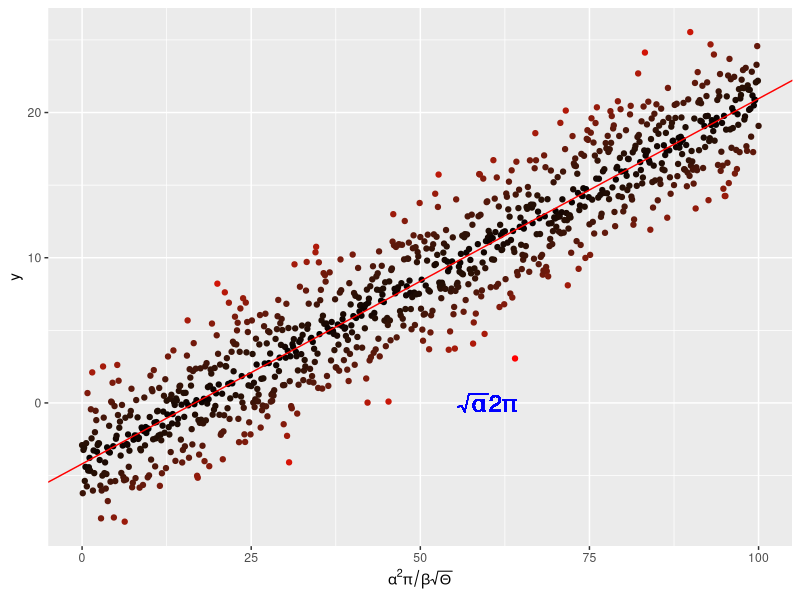

R code for this plot:
require(ggplot2)

x <- seq(0, 100, by = 0.1)
y <- -4. + 0.25 * x +
  rnorm(length(x), mean = 0., sd = 2.5)

# and put them in a dataframe
my_data <- data.frame(x = x, y = y)

# perform a linear regression
my_lm <- summary(lm(y ~ x, data = my_data))

# plot the data
p <-  ggplot(my_data, aes(x = x, y = y,
                          colour = abs(my_lm$residual))
             ) +
  geom_point() +
  scale_colour_gradient(low = "black", high = "red") +
  theme(legend.position = "none") +
  scale_x_continuous(
    expression(alpha^2 * pi / beta * sqrt(Theta)))

# add the regression line
p <- p + geom_abline(
  intercept = my_lm$coefficients[1][1],
  slope = my_lm$coefficients[2][1],
  colour = "red")
# throw some math on the plot
p <- p + geom_text(aes(x = 60, y = 0,
                       label = "sqrt(alpha) * 2* pi"), 
                       parse = TRUE, size = 6, 
                       colour = "blue")

pdf("../results/MyLinReg.pdf")
print(p)
graphics.off()